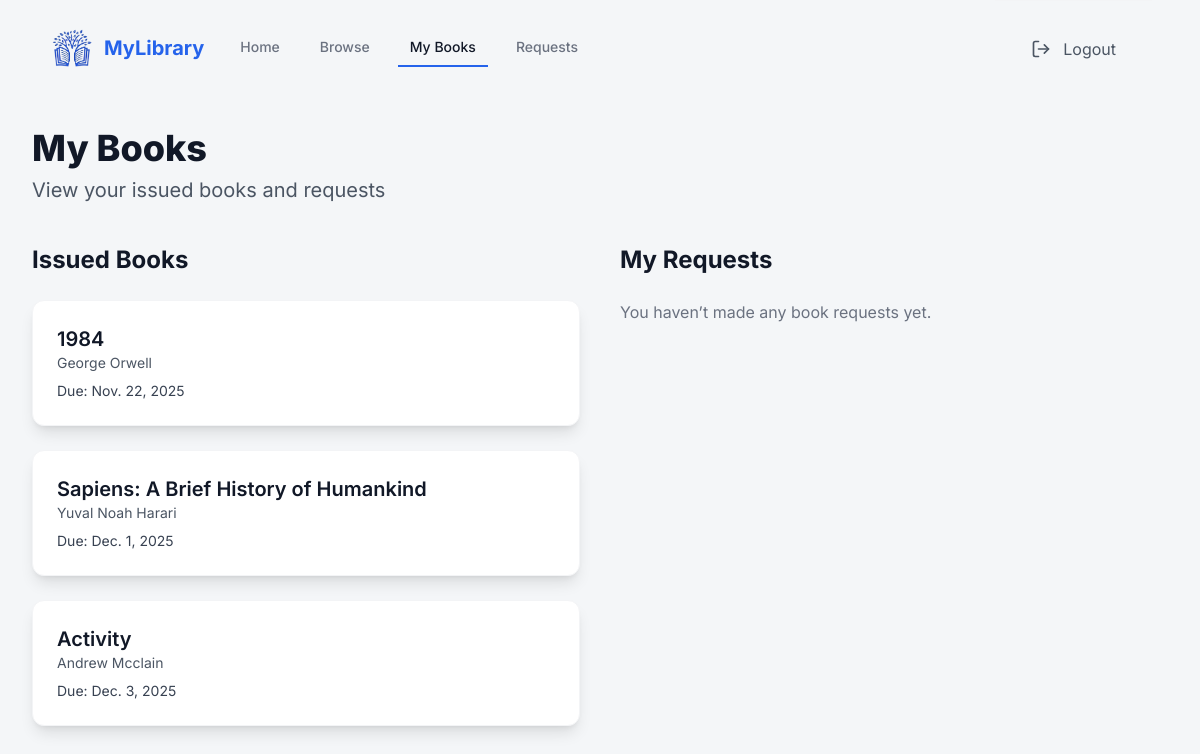
Page /user/my-books (signed in) on the committed database.
### library_db/models.py (models this page shows, shortened)
class IssueRecord(models.Model):
    STATUS_CHOICES = [
        ('issued', 'Issued'),
        ('returned', 'Returned'),
        ('overdue', 'Overdue'),
    ]
    issue_id = models.AutoField(primary_key=True)
    user = models.ForeignKey(settings.AUTH_USER_MODEL, on_delete=models.CASCADE, related_name='issues')
    book = models.ForeignKey(Book, on_delete=models.CASCADE, related_name='issues')
    issue_date = models.DateField()
    due_date = models.DateField()
    return_date = models.DateField(blank=True, null=True)
    status = models.CharField(max_length=20, choices=STATUS_CHOICES)

class Book(models.Model):
    book_id = models.AutoField(primary_key=True)
    isbn = models.CharField(max_length=20, unique=True)
    title = models.CharField(max_length=255)
    author = models.CharField(max_length=100)
    genre = models.ManyToManyField(Genre, related_name='books')
    language = models.ForeignKey(Language, on_delete=models.CASCADE, related_name='books', null=True)
    description = models.TextField(blank=True, null=True)
    image_url = models.URLField(max_length=500, blank=True, null=True)
    total_copies = models.IntegerField()
    available_copies = models.IntegerField()
    def genre_display(self):
      return ', '.join(genre.genre_name for genre in self.genre.all())
    genre_display.short_description = 'Genres'

### LMS/views.py (the view)
# urls.py: path('user/my-books', views.user_my_books, name='user_my_books'),
@login_required
def user_my_books(request):
    issued_books = IssueRecord.objects.filter(user__email =request.user.email).select_related('book')
    user_request = Request.objects.filter(user=request.user).select_related('book')
    context = {
        'issued_books': issued_books,
        'user_request': user_request,
    }
    return render(request, 'users/books.html', context)

### templates/users/books.html (shortened to what this page needs)
{% include "index.html" %}
{% block content %}
<main class="max-w-7xl mx-auto px-4 sm:px-6 lg:px-8 py-8">
    <header class="mb-10">
        <h1 class="text-4xl font-extrabold text-gray-900 mb-2">My Books</h1>
        <p class="text-xl text-gray-600">View your issued books and requests</p>
    </header>
    <div class="grid grid-cols-1 lg:grid-cols-2 gap-10">
        <div>
            <h2 class="text-2xl font-bold text-gray-900 mb-6">Issued Books</h2>
            {% if issued_books %}
                {% for record in issued_books %}
                <div class="bg-white p-6 rounded-xl shadow-lg border border-gray-100 mb-6 flex justify-between items-start">
                    <div>
                        <p class="text-xl font-semibold text-gray-900">{{ record.book.title }}</p>
                        <p class="text-sm text-gray-600 mb-2">{{ record.book.author }}</p>
                        <p class="text-sm text-gray-700">Due: {{ record.due_date }}</p>
                    </div>
                </div>
                {% endfor %}
            {% else %}
                <p class="text-gray-500">You haven’t issued any books yet.</p>
            {% endif %}
        </div>
        <div>
            <h2 class="text-2xl font-bold text-gray-900 mb-6">My Requests</h2>
            {% if my_requests %}
                {% for req in my_requests %}
                <div class="bg-white p-6 rounded-xl shadow-lg border border-gray-100 mb-6 flex justify-between items-start">
                    <div>
                        <p class="text-xl font-semibold text-gray-900">{{ req.book.title }}</p>
                        <p class="text-sm text-gray-600 mb-2">{{ req.book.author }}</p>
                        <p class="text-sm text-gray-700">Requested on {{ req.request_date }}</p>
                    </div>
                    {% if req.status == "pending" %}
                        <span class="bg-yellow-100 text-yellow-700 text-xs font-bold px-3 py-1 rounded-full shadow-sm">Pending</span>
                    {% elif req.status == "approved" %}
                        <span class="bg-green-100 text-green-700 text-xs font-bold px-3 py-1 rounded-full shadow-sm">Approved</span>
                    {% else %}
                        <span class="bg-red-100 text-red-700 text-xs font-bold px-3 py-1 rounded-full shadow-sm">Rejected</span>
                    {% endif %}
                </div>
                {% endfor %}
            {% else %}
                <p class="text-gray-500">You haven’t made any book requests yet.</p>
            {% endif %}
        </div>
    </div>
</main>
{% endblock %}

### templates/index.html (style rules this page uses)
body { font-family: 'Inter', sans-serif; background-color: #f4f6f8; }

### rows in the picture
IssueRecord: book "1984", book.author "George Orwell", due_date "Nov. 22, 2025"
IssueRecord: book "Sapiens: A Brief History of Humankind", book.author "Yuval Noah Harari", due_date "Dec. 1, 2025"
IssueRecord: book "Activity", book.author "Andrew Mcclain", due_date "Dec. 3, 2025"
